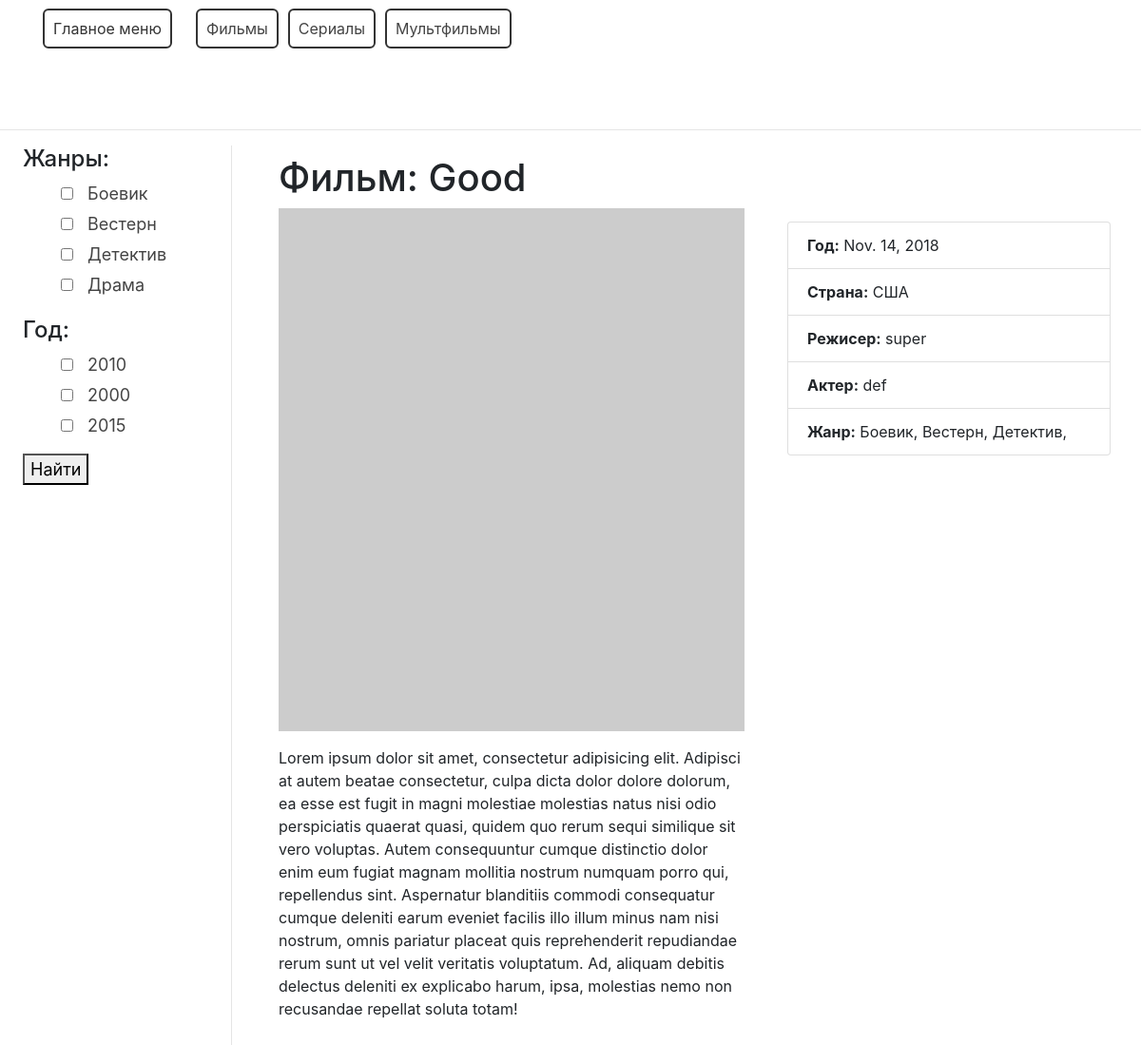
Page /good/ on the committed database.
### movie/models.py (models this page shows, shortened)
class Category(models.Model):
    name = models.CharField(max_length=150)
    description = models.TextField(verbose_name='Описание')
    slug = models.SlugField(unique=True)
    def __str__(self):
        return self.name

class Genre(models.Model):
    name = models.CharField(max_length=155)
    description = models.TextField()
    slug = models.SlugField(unique=True)

class Movie(models.Model):
    genre = models.ManyToManyField(Genre, verbose_name='Жанры')
    category = models.ForeignKey(Category, on_delete=models.CASCADE)
    name = models.CharField(max_length=150)
    slug = models.SlugField(unique=True)
    poster = models.ImageField(upload_to='movies/', blank=True, null=True)
    description = models.TextField()
    director = models.ManyToManyField(Actor, verbose_name='Режиссер', related_name='film_director')
    actors = models.ManyToManyField(Actor, related_name='film_actor')
    country = models.CharField(max_length=155, verbose_name='Страна')
    budget = models.PositiveIntegerField(verbose_name='Бюджет',
                                         default=0, help_text='Указывать сумму в долларах')
    fees_in_usa = models.PositiveIntegerField('Сборы в США',
                                              default=0, help_text='Указывать сумму в долларах')
    fees_in_word = models.PositiveIntegerField('Сборы в Мире',
                                               default=0, help_text='Указывать сумму в долларах')
    release = models.DateField(default=date.today, verbose_name='Примьера в мире')
    year = models.PositiveSmallIntegerField(default=0)
    is_published = models.BooleanField(default=False)
    class Meta:
        verbose_name = 'Фильм'
        verbose_name_plural = 'Фильмы'
        ordering = ['-id']

class Actor(models.Model):
    name = models.CharField(max_length=100)
    age = models.PositiveSmallIntegerField(verbose_name='Возраст', default=0)
    description = models.TextField('Описание')
    photo = models.ImageField(upload_to='actors_photo/', null=True, blank=True)
    class Meta:
        verbose_name = 'Актер'
        verbose_name_plural = 'Актеры'

### movie/views.py (the view)
# urls.py: path('<slug:slug>/', views.MovieDetailView.as_view(), name='movie_detail'),
class MovieDetailView(DataMixin, GenreYear, DetailView):
    model = Movie
    slug_field = 'slug'
    context_object_name = 'movies_detail'
    def get_context_data(self, **kwargs):
        context = super().get_context_data(**kwargs)
        context_mixin = self.get_context_data_mixin()
        return dict(list(context.items()) + list(context_mixin.items()))

### movie/utils.py (called while the page is built)
    def get_context_data_mixin(self, **kwargs):
        context = kwargs
        context['categories'] = Category.objects.all()
        context['genres'] = Genre.objects.all()
        return context

### movie/views.py (called while the page is built)
    def get_genre(self):
        return Genre.objects.all()

    def get_year(self):
        return Movie.objects.filter(is_published=True).values('year')

### movie/templates/movie/movie_detail.html (shortened to what this page needs)
{% extends 'movie/base.html' %}
{% block content %}
<div class="desc1-right col-md-6 pl-lg-4 d-flex film">
    <div class="movie ">
        <h1>Фильм: {{ movies_detail.name }}</h1>
        {% if movies_detail.poster %}
            <img src="{{ movies_detail.poster.url }}" alt="">
        {% else %}
            <img src="http://placehold.it/490x550" alt="">
        {% endif %}
        <p class="mt-3">{{ movies_detail.description }}</p>
    </div>
   <div class="content">
        <ul class="text-decoration-none list-group film-content" style=" text-decoration: none;">
            <li class="list-group-item" style=" text-decoration: none;">
                <span><b>Год:</b> {{ movies_detail.release }}</span>
            </li>
            <li class="list-group-item">
                <span><b>Страна:</b> {{ movies_detail.country }}</span>
            </li>
            <li class="list-group-item">
                <span><b>Режисер:</b>
                {% for director in movies_detail.director.all %}
                    {{ director.name }}
                {% endfor %}</span>
            </li>
            <li class="list-group-item">
                <span><b>Актер:</b>
                {% for actor in movies_detail.actors.all %}
                    {{ actor.name }}
                {% endfor %}</span>
            </li>
            <li class="list-group-item">
                <span><b>Жанр:</b>
                {% for genre in movies_detail.genre.all %}
                    {{ genre.name }},
                {% endfor %}</span>
            </li>
    </ul>
   </div>
</div>
{% endblock %}

### movie/templates/movie/base.html (shortened to what this page needs)
{% load static %}
<!DOCTYPE html>
<html lang="en">
<head>
    <link rel="stylesheet" href="{% static 'movies/css/style.css' %}">
    <link rel="stylesheet" href="https://stackpath.bootstrapcdn.com/bootstrap/4.1.3/css/bootstrap.min.css">
</head>
<body>
<header class="header">
<nav class="nav categories">
    <ul class="d-flex">
        <li class="d-block category main-menu">
            <a href="{% url 'movie' %}">Главное меню</a>
        </li>
    {% for category in categories %}
        <a href="{% url 'category' category.slug %}">
            <li class="d-block category">
                {{ category }}
            </li>
        </a>
    {% endfor %}
    </ul>
</nav>
</header>
<hr>
<form action="{% url 'filter' %}" method="get">
<div class="desc1-right col-md-6 pl-lg-4 d-flex film">
<div class=" side-bar genre">
    <h4>Жанры:</h4>
    <ul class="d-block filter_film">
        {% for genre in view.get_genre %}
            <li class="filter_genre">
             <input type="checkbox" class="filter_selected" name="genre" value="{{ genre.id }}">
               <span> {{ genre.name }}</span>
            </li>
        {% endfor %}
    </ul>
    <h4 class="year">Год:</h4>
    <ul>
        {% for movie in view.get_year %}
            <li class="filter_years">
                <input type="checkbox" class="filter_selected" name="year" value='{{ movie.year }}'>
                <span>{{ movie.year }}</span>
            </li>
        {% endfor %}
    </ul>
    <button type="submit">Найти</button>
</form>
    {% block content %}
    {% endblock %}
</body>
</html>

### movie/static/movies/css/style.css (style rules this page uses)
.header { display: block; width: 100%; height: 120px; }
ul { text-decoration: none; text-transform: none; }
li { text-decoration: none; text-transform: none; }
.genre { font-size: 18px; min-width: 220px; border-right: 1px solid rgba(0, 0, 0, .1); margin-right: 10px; }
.movie { margin-left: 10px; }
.content { margin-left: 30px; margin-top: 80px; }
.film-content { min-width: 340px; }
.category { margin: 9px 5px 9px 5px; padding: 7px 9px 7px 9px; border: 2px solid #333; border-radius: 6px; color: #444; text-decoration: none; }
.category a { color: #333; }
a { text-decoration: none; text-transform: none; }
.filter_film { text-decoration: none; }
.filter_genre { text-decoration: none; margin: 10px 0 10px 0; }
.main-menu { margin-right: 20px; }
.filter_genre { text-decoration: none; margin: 5px auto; list-style: none; color: #444; }
.filter_years { text-decoration: none; margin: 5px auto; list-style: none; color: #444; }
.filter_selected { text-align: center; margin-right: 10px; }
.year { margin-top: 20px; }
.movie { margin: 10px 15px 10px 15px; }

### movie/templates/movie/base.html (style rules this page uses)
.main-menu { margin-right: 20px; }
.filter_film { text-decoration: none; }
.filter_genre { text-decoration: none; margin: 5px auto; list-style: none; color: #444; }
.filter_years { text-decoration: none; margin: 5px auto; list-style: none; color: #444; }
.filter_selected { text-align: center; margin-right: 10px; }
.year { margin-top: 20px; }
.movie { margin: 10px 15px 10px 15px; }

### rows in the picture
Category: name "Фильмы"
Category: name "Сериалы"
Category: name "Мультфильмы"
Genre: name "Боевик"
Genre: name "Вестерн"
Genre: name "Детектив"
Genre: name "Драма"
Movie: name "Good", description "Lorem ipsum dolor sit amet, consectetur adipisicing elit. Adipisci at autem beatae consectetur, culpa dicta dolor dolore dolorum, ea esse est fugit in magni molestiae molestias natus nisi odio perspiciatis quaerat quasi, quidem quo rerum sequi similique sit vero voluptas. Autem consequuntur cumque distinctio dolor enim eum fugiat magnam mollitia nostrum numquam porro qui, repellendus sint. Aspernatur blanditiis commodi consequatur cumque deleniti earum eveniet facilis illo illum minus nam nisi nostrum, omnis pariatur placeat quis reprehenderit repudiandae rerum sunt ut vel velit veritatis voluptatum. Ad, aliquam debitis delectus deleniti ex explicabo harum, ipsa, molestias nemo non…", release "Nov. 14, 2018", country "США"
Actor: name "super"
Actor: name "def"

### other values in the picture
{{ movie.year }} "2010" "2000" "2015"
